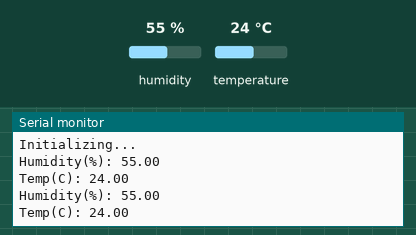
Recording of a sketch running on a simulated Arduino Uno, built with avr-gcc and run on an emulated ATmega328P. Parts: the last lines printed to the serial monitor. The test bench sets the inputs (shaded band); at power-on: humidity 55 %, temperature 24 °C.

Above: at 3.3 s.
3.4 s: humidity set to 22 %
At 6.0 s:
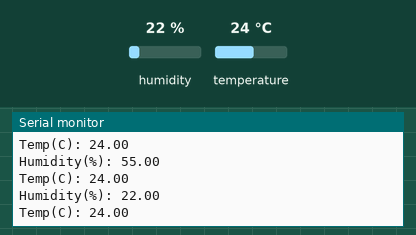
6.7 s: temperature set to 12 °C
At 8.8 s:
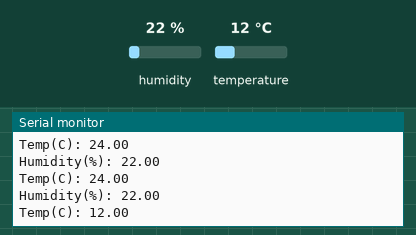
10.0 s: humidity set to 40 %
At 11.6 s:
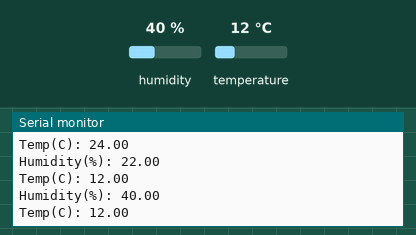
Timing chart, 0 to 13.1 s (numbered marks = the images above; inputs shaded):
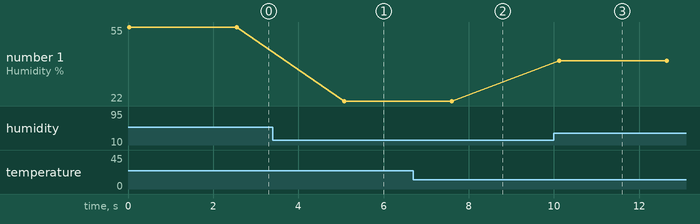

The sketch:

dht11_sensor.ino
```cpp
#include <dht11.h>

#define DHTPIN 4

dht11 DHT11;

void setup() {
  // put your setup code here, to run once:
  Serial.begin(9600);

  Serial.println("Initializing...");
}

void loop() {
  // put your main code here, to run repeatedly:
  Serial.println();

  int check = DHT11.read(DHTPIN);

  Serial.print("Humidity(%): ");
  Serial.println((float)DHT11.humidity);
  Serial.print("Temp(C): ");
  Serial.println((float)DHT11.temperature);

  delay(2500);
}
```

Measured:
- after the input at 3.4 s, the serial monitor: prints a new line after 1.7 s (image 1)
- after the input at 6.7 s, the serial monitor: prints a new line after 0.92 s (image 2)
- after the input at 10.0 s, the serial monitor: prints a new line after 0.12 s (image 3)
- plotted number 1: 55 → 22 after the input at 3.4 s, 22 → 40 after the input at 10.0 s
